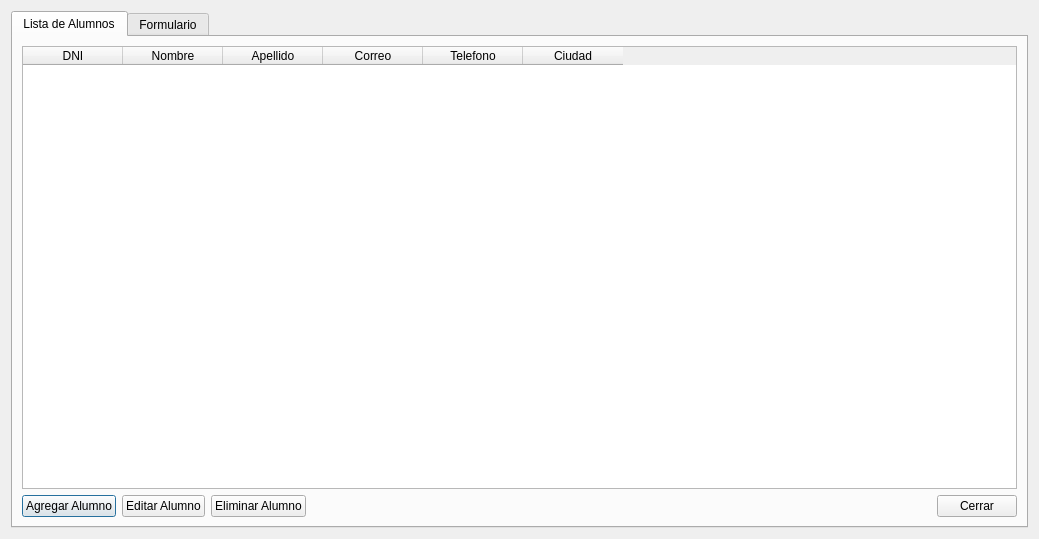
<?xml version="1.0" encoding="UTF-8"?>
<ui version="4.0">
 <class>Dialog</class>
 <widget class="QDialog" name="Dialog">
  <property name="geometry">
   <rect>
    <x>0</x>
    <y>0</y>
    <width>1039</width>
    <height>539</height>
   </rect>
  </property>
  <property name="minimumSize">
   <size>
    <width>640</width>
    <height>400</height>
   </size>
  </property>
  <property name="windowTitle">
   <string>Gestión de Alumnos</string>
  </property>
  <layout class="QVBoxLayout" name="verticalLayout">
   <item>
    <widget class="QTabWidget" name="tabWidget">
     <property name="currentIndex">
      <number>0</number>
     </property>
     <widget class="QWidget" name="tabLista">
      <attribute name="title">
       <string>Lista de Alumnos</string>
      </attribute>
      <layout class="QVBoxLayout" name="verticalLayout_2">
       <item>
        <widget class="QTableWidget" name="tlbAlumnos">
         <property name="alternatingRowColors">
          <bool>true</bool>
         </property>
         <property name="selectionBehavior">
          <enum>QAbstractItemView::SelectRows</enum>
         </property>
         <property name="sortingEnabled">
          <bool>true</bool>
         </property>
         <column>
          <property name="text">
           <string>DNI</string>
          </property>
         </column>
         <column>
          <property name="text">
           <string>Nombre</string>
          </property>
         </column>
         <column>
          <property name="text">
           <string>Apellido</string>
          </property>
         </column>
         <column>
          <property name="text">
           <string>Correo</string>
          </property>
         </column>
         <column>
          <property name="text">
           <string>Telefono</string>
          </property>
         </column>
         <column>
          <property name="text">
           <string>Ciudad</string>
          </property>
         </column>
        </widget>
       </item>
       <item>
        <layout class="QHBoxLayout" name="horizontalLayout">
         <item>
          <widget class="QPushButton" name="btnAgregar">
           <property name="text">
            <string>Agregar Alumno</string>
           </property>
          </widget>
         </item>
         <item>
          <widget class="QPushButton" name="btnEditar">
           <property name="text">
            <string>Editar Alumno</string>
           </property>
          </widget>
         </item>
         <item>
          <widget class="QPushButton" name="btnEliminar">
           <property name="text">
            <string>Eliminar Alumno</string>
           </property>
          </widget>
         </item>
         <item>
          <spacer name="horizontalSpacer">
           <property name="orientation">
            <enum>Qt::Horizontal</enum>
           </property>
           <property name="sizeHint" stdset="0">
            <size>
             <width>40</width>
             <height>20</height>
            </size>
           </property>
          </spacer>
         </item>
         <item>
          <widget class="QPushButton" name="btnCerrar">
           <property name="text">
            <string>Cerrar</string>
           </property>
          </widget>
         </item>
        </layout>
       </item>
      </layout>
     </widget>
     <widget class="QWidget" name="tabFormulario">
      <attribute name="title">
       <string>Formulario</string>
      </attribute>
      <layout class="QVBoxLayout" name="verticalLayout_3">
       <item>
        <widget class="QGroupBox" name="groupBox">
         <property name="font">
          <font>
           <pointsize>9</pointsize>
          </font>
         </property>
         <property name="title">
          <string>Datos del Alumno</string>
         </property>
         <layout class="QFormLayout" name="formLayout">
          <item row="0" column="0">
           <widget class="QLabel" name="labelDni">
            <property name="font">
             <font>
              <pointsize>10</pointsize>
             </font>
            </property>
            <property name="text">
             <string>Dni</string>
            </property>
           </widget>
          </item>
          <item row="0" column="1">
           <widget class="QLineEdit" name="txtDni">
            <property name="font">
             <font>
              <pointsize>10</pointsize>
             </font>
            </property>
            <property name="placeholderText">
             <string>Ingrese el dni</string>
            </property>
           </widget>
          </item>
          <item row="1" column="0">
           <widget class="QLabel" name="labelNombre">
            <property name="font">
             <font>
              <pointsize>10</pointsize>
             </font>
            </property>
            <property name="text">
             <string>Nombre</string>
            </property>
           </widget>
          </item>
          <item row="1" column="1">
           <widget class="QLineEdit" name="txtNombre">
            <property name="font">
             <font>
              <pointsize>10</pointsize>
             </font>
            </property>
            <property name="placeholderText">
             <string>Ingrese el nombre</string>
            </property>
           </widget>
          </item>
          <item row="5" column="0">
           <widget class="QLabel" name="labelCiudad">
            <property name="font">
             <font>
              <pointsize>10</pointsize>
             </font>
            </property>
            <property name="text">
             <string>Ciudad</string>
            </property>
           </widget>
          </item>
          <item row="5" column="1">
           <widget class="QLineEdit" name="txtCiudad">
            <property name="font">
             <font>
              <pointsize>10</pointsize>
             </font>
            </property>
            <property name="placeholderText">
             <string>Ingrese la ciudad</string>
            </property>
           </widget>
          </item>
          <item row="2" column="1">
           <widget class="QLineEdit" name="txtApellido">
            <property name="placeholderText">
             <string>Ingrese el apellido</string>
            </property>
           </widget>
          </item>
          <item row="2" column="0">
           <widget class="QLabel" name="labelApellido">
            <property name="font">
             <font>
              <pointsize>10</pointsize>
             </font>
            </property>
            <property name="text">
             <string>Apellido</string>
            </property>
           </widget>
          </item>
          <item row="3" column="1">
           <widget class="QLineEdit" name="txtCorreo">
            <property name="placeholderText">
             <string>Ingrese el correo</string>
            </property>
           </widget>
          </item>
          <item row="3" column="0">
           <widget class="QLabel" name="labelCorreo">
            <property name="font">
             <font>
              <pointsize>10</pointsize>
             </font>
            </property>
            <property name="text">
             <string>Correo</string>
            </property>
           </widget>
          </item>
          <item row="4" column="1">
           <widget class="QLineEdit" name="txtTelefono">
            <property name="placeholderText">
             <string>Ingrese el número de teléfono</string>
            </property>
           </widget>
          </item>
          <item row="4" column="0">
           <widget class="QLabel" name="labelTelefono">
            <property name="font">
             <font>
              <pointsize>10</pointsize>
             </font>
            </property>
            <property name="text">
             <string>Telefono</string>
            </property>
           </widget>
          </item>
         </layout>
        </widget>
       </item>
       <item>
        <layout class="QHBoxLayout" name="horizontalLayout_2">
         <item>
          <widget class="QPushButton" name="btnGuardar">
           <property name="font">
            <font>
             <pointsize>10</pointsize>
            </font>
           </property>
           <property name="text">
            <string>Guardar</string>
           </property>
          </widget>
         </item>
         <item>
          <widget class="QPushButton" name="btnCancelar">
           <property name="font">
            <font>
             <pointsize>10</pointsize>
            </font>
           </property>
           <property name="text">
            <string>Cancelar</string>
           </property>
          </widget>
         </item>
         <item>
          <spacer name="horizontalSpacer_2">
           <property name="orientation">
            <enum>Qt::Horizontal</enum>
           </property>
           <property name="sizeHint" stdset="0">
            <size>
             <width>40</width>
             <height>20</height>
            </size>
           </property>
          </spacer>
         </item>
        </layout>
       </item>
       <item>
        <spacer name="verticalSpacer">
         <property name="orientation">
          <enum>Qt::Vertical</enum>
         </property>
         <property name="sizeHint" stdset="0">
          <size>
           <width>20</width>
           <height>40</height>
          </size>
         </property>
        </spacer>
       </item>
      </layout>
     </widget>
    </widget>
   </item>
  </layout>
 </widget>
 <resources/>
 <connections/>
</ui>
